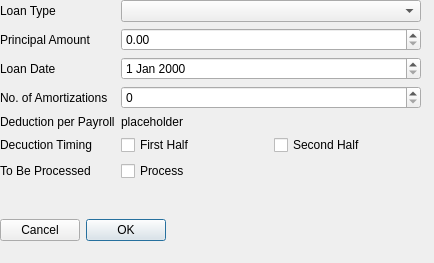
<?xml version="1.0" encoding="UTF-8"?>
<ui version="4.0">
 <class>mainDialog</class>
 <widget class="QDialog" name="mainDialog">
  <property name="geometry">
   <rect>
    <x>0</x>
    <y>0</y>
    <width>434</width>
    <height>263</height>
   </rect>
  </property>
  <property name="windowTitle">
   <string>Dialog</string>
  </property>
  <widget class="QWidget" name="verticalLayoutWidget">
   <property name="geometry">
    <rect>
     <x>0</x>
     <y>0</y>
     <width>421</width>
     <height>241</height>
    </rect>
   </property>
   <layout class="QVBoxLayout" name="verticalLayout">
    <item>
     <layout class="QFormLayout" name="formLayout">
      <item row="0" column="0">
       <widget class="QLabel" name="loanTypeLabel">
        <property name="text">
         <string>Loan Type</string>
        </property>
       </widget>
      </item>
      <item row="6" column="0">
       <widget class="QLabel" name="processLabel">
        <property name="text">
         <string>To Be Processed</string>
        </property>
       </widget>
      </item>
      <item row="5" column="0">
       <widget class="QLabel" name="deductTimingLabel">
        <property name="text">
         <string>Decuction Timing</string>
        </property>
       </widget>
      </item>
      <item row="4" column="0">
       <widget class="QLabel" name="deductPerPayLabel">
        <property name="text">
         <string>Deduction per Payroll</string>
        </property>
       </widget>
      </item>
      <item row="3" column="0">
       <widget class="QLabel" name="amortizationLabel">
        <property name="text">
         <string>No. of Amortizations</string>
        </property>
       </widget>
      </item>
      <item row="2" column="0">
       <widget class="QLabel" name="loanDateLabel">
        <property name="text">
         <string>Loan Date</string>
        </property>
       </widget>
      </item>
      <item row="1" column="0">
       <widget class="QLabel" name="principalAmtLabel">
        <property name="text">
         <string>Principal Amount</string>
        </property>
       </widget>
      </item>
      <item row="0" column="1">
       <widget class="QComboBox" name="loanTypeComboBox"/>
      </item>
      <item row="1" column="1">
       <widget class="QDoubleSpinBox" name="principalAmountDoubleSpinBox"/>
      </item>
      <item row="3" column="1">
       <widget class="QSpinBox" name="aportizationSpinBox"/>
      </item>
      <item row="4" column="1">
       <widget class="QLabel" name="deductPerPayValue">
        <property name="text">
         <string>placeholder</string>
        </property>
       </widget>
      </item>
      <item row="2" column="1">
       <widget class="QDateEdit" name="loanDateEdit"/>
      </item>
      <item row="5" column="1">
       <layout class="QHBoxLayout" name="horizontalLayout">
        <item>
         <widget class="QCheckBox" name="firstHalfBox">
          <property name="text">
           <string>First Half</string>
          </property>
         </widget>
        </item>
        <item>
         <widget class="QCheckBox" name="secondHalfBox">
          <property name="text">
           <string>Second Half</string>
          </property>
         </widget>
        </item>
       </layout>
      </item>
      <item row="6" column="1">
       <widget class="QCheckBox" name="processCheckBox">
        <property name="text">
         <string>Process</string>
        </property>
       </widget>
      </item>
     </layout>
    </item>
    <item>
     <widget class="QDialogButtonBox" name="buttonBox">
      <property name="layoutDirection">
       <enum>Qt::RightToLeft</enum>
      </property>
      <property name="orientation">
       <enum>Qt::Horizontal</enum>
      </property>
      <property name="standardButtons">
       <set>QDialogButtonBox::Cancel|QDialogButtonBox::Ok</set>
      </property>
     </widget>
    </item>
   </layout>
  </widget>
 </widget>
 <resources/>
 <connections>
  <connection>
   <sender>buttonBox</sender>
   <signal>accepted()</signal>
   <receiver>mainDialog</receiver>
   <slot>accept()</slot>
   <hints>
    <hint type="sourcelabel">
     <x>248</x>
     <y>254</y>
    </hint>
    <hint type="destinationlabel">
     <x>157</x>
     <y>274</y>
    </hint>
   </hints>
  </connection>
  <connection>
   <sender>buttonBox</sender>
   <signal>rejected()</signal>
   <receiver>mainDialog</receiver>
   <slot>reject()</slot>
   <hints>
    <hint type="sourcelabel">
     <x>316</x>
     <y>260</y>
    </hint>
    <hint type="destinationlabel">
     <x>286</x>
     <y>274</y>
    </hint>
   </hints>
  </connection>
 </connections>
</ui>
